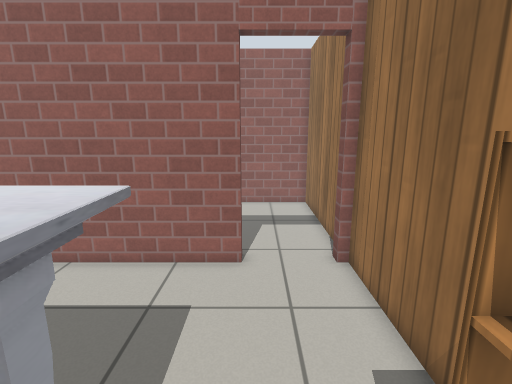
View 1 (above)

22 first-person views from a walk through a robot-simulator world made for Gazebo. The camera is 1.2 m above the floor, tilts 12° down and sees 85° across. The floor is counted in squares, 0.25 m on a side. Each view is taken from the middle of a square. On the plan, view 1 faces up. The plan holds only what a view shows up to about 20 squares ahead; the rest is blank. The place goes on beyond the plan. The robots in the file are not drawn. Simple patterns stand in for the simulator's built-in surfaces.

View 2
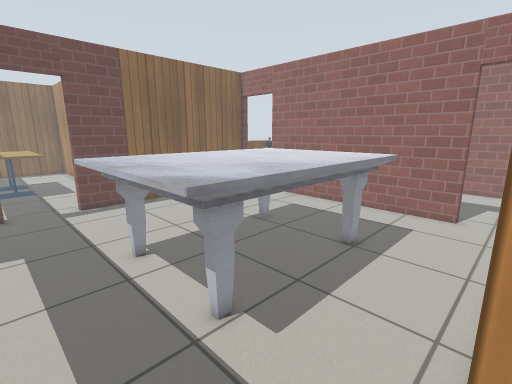

View 3
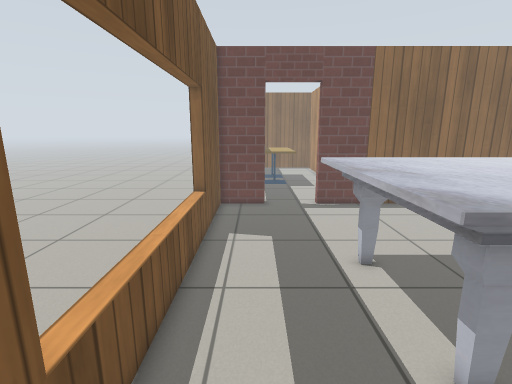

View 4
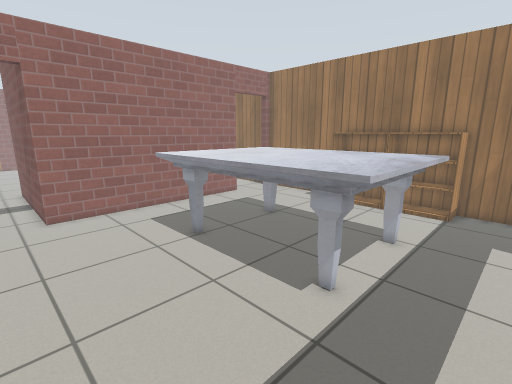

View 5
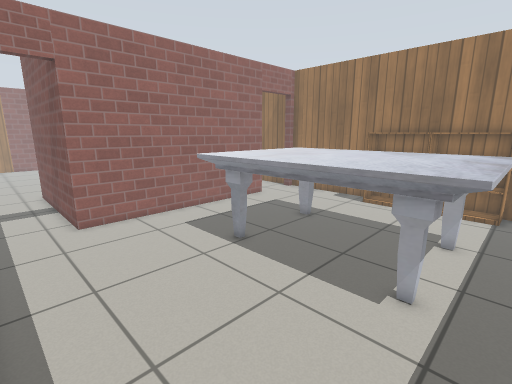

View 6
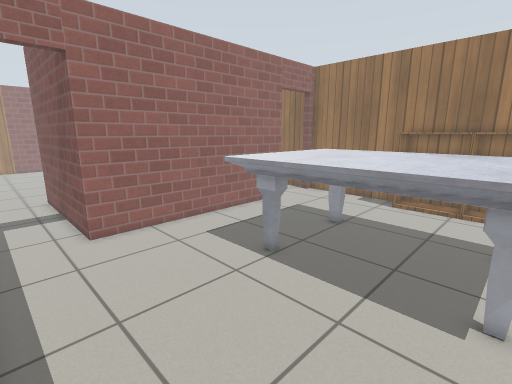

View 7
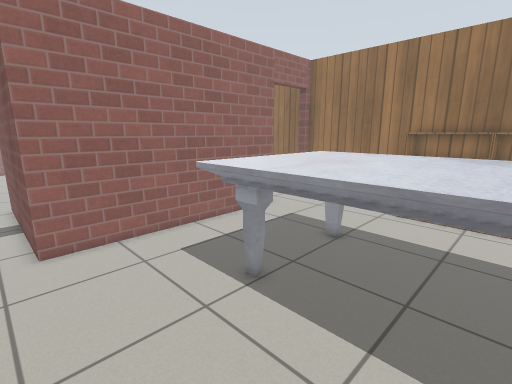

View 8
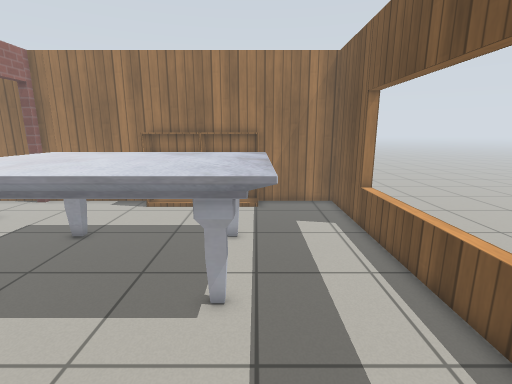

View 9
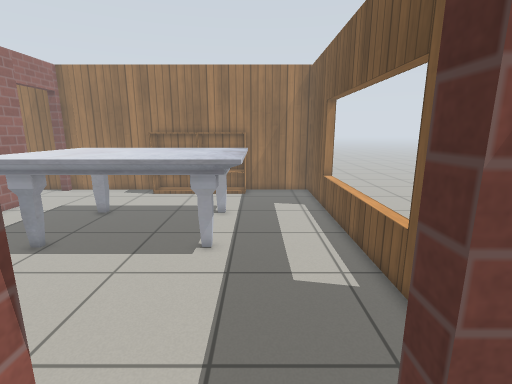

View 10
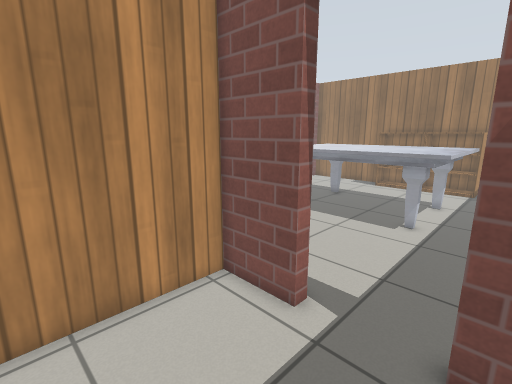

View 11
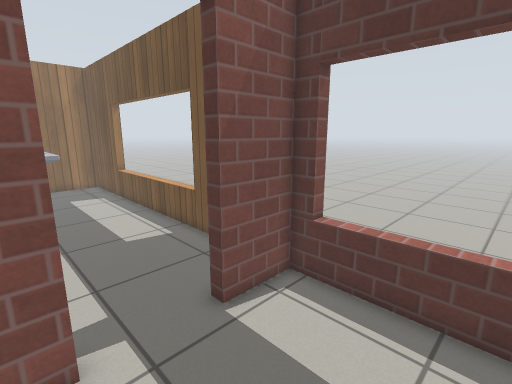

View 12
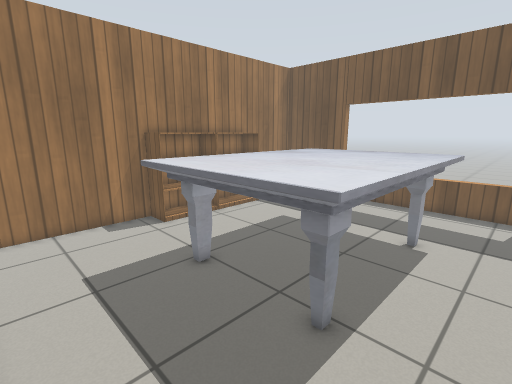

View 13
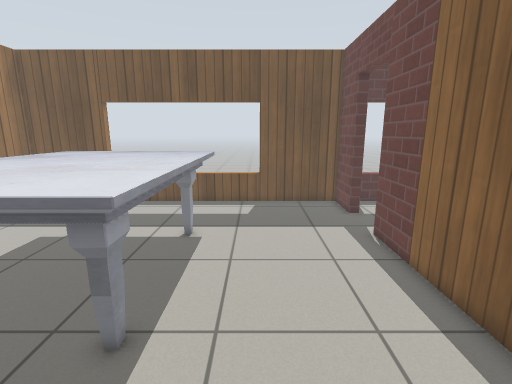

View 14
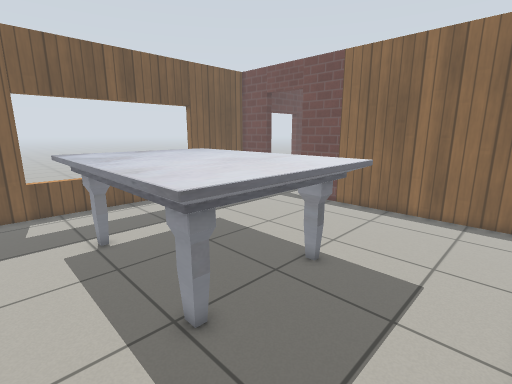

View 15
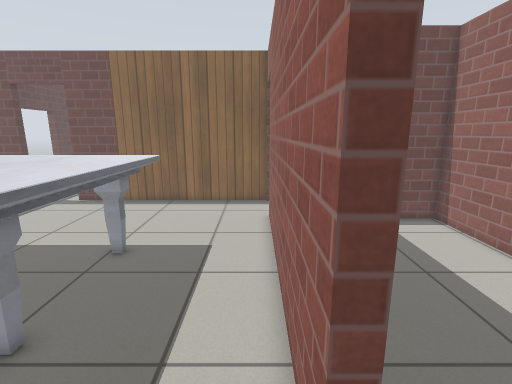

View 16
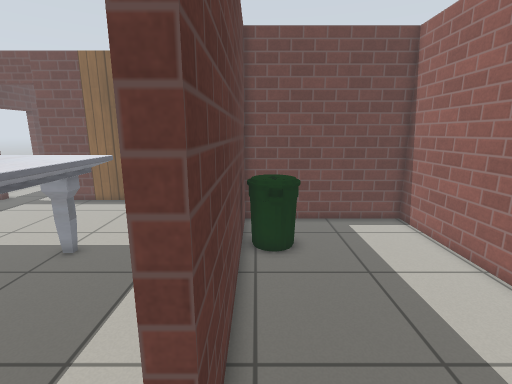

View 17
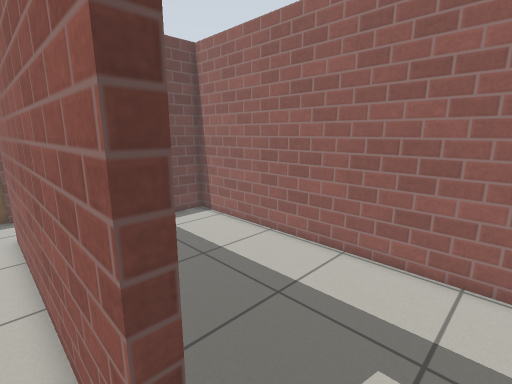

View 18
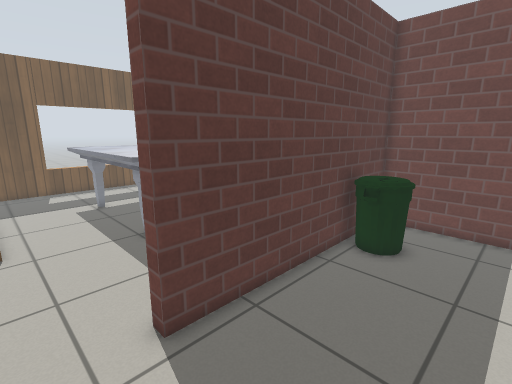

View 19
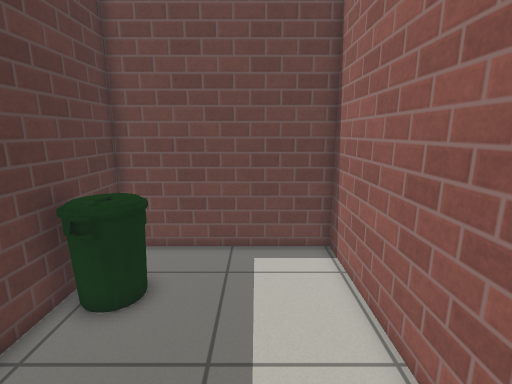

View 20
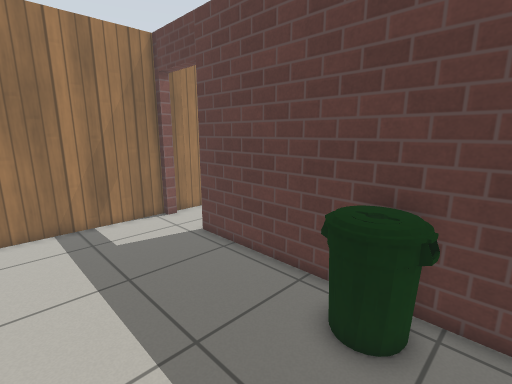

View 21
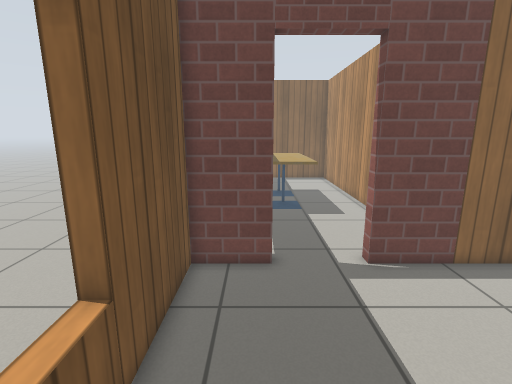

View 22
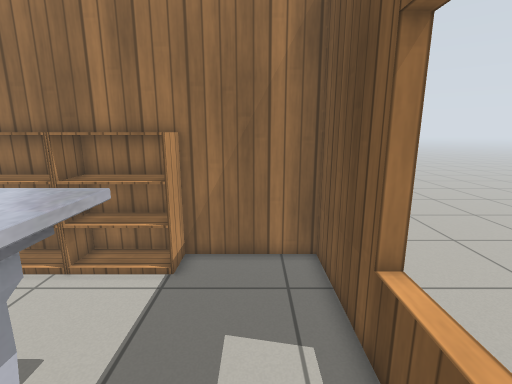

### Floor plan
Points are (right, up) in squares from view 1. A wall is a line through its corners. A room is listed if a view was taken in it or the views show most of it. See-through windows are left out.
Room 1 (views 1, 2, 3, 4, 5, 6, 7, 8, 12, 13, 14, 15, 17, 21, 22)
walls: (-0.5, 9.8) (-13.9, 9.8); (-17.7, -7.4) (-17.7, -10.4) (3.5, -10.4) (3.5, 9.8); (-17.7, 9.9) (-17.7, -3.8)
ways out: open door at (-18, -5.5) to room 2; open door at (1.5, 10) to room 3; open door at (-15.5, 10)
objects: marble table (-10, -5) to (-2, 5); bookshelf (2, -5) to (3, -2); bookshelf (2, -1) to (3, 2)
Room 2 (views 9, 10, 11)
walls: (-18.3, -3.8) (-18.3, -0.6) (-24.3, -0.6); (-24.2, -10.4) (-18.3, -10.4) (-18.3, -7.4)
ways out: open door at (-18, -5.5) to room 1
Room 3 (views 16, 18, 19, 20)
walls: (3.5, 10.4) (3.5, 19.2) (-13.3, 19.2) (-13.3, 10.4) (-0.5, 10.4)
ways out: open door at (1.5, 10) to room 1
objects: bin (-11, 11) to (-8, 13)

Positions as (right, up) in squares from view 1, and headings:
1: (0, 0), facing up
2: (2, -8), facing up-left
3: (1, -8), facing left
4: (-16, -8), facing up-right
5: (-17, -6), facing up-right
6: (-17, -4), facing up-right
7: (-15, -3), facing up-right
8: (-16, -5), facing right
9: (-20, -6), facing right
10: (-24, -8), facing up-right
11: (-24, -3), facing down-right
12: (-12, 9), facing down-right
13: (-12, 9), facing down
14: (0, 9), facing down-left
15: (2, 9), facing left
16: (2, 11), facing left
17: (2, 9), facing up-left
18: (2, 16), facing down-left
19: (-2, 16), facing left
20: (-12, 18), facing down-right
21: (-8, -8), facing left
22: (-7, -8), facing right
